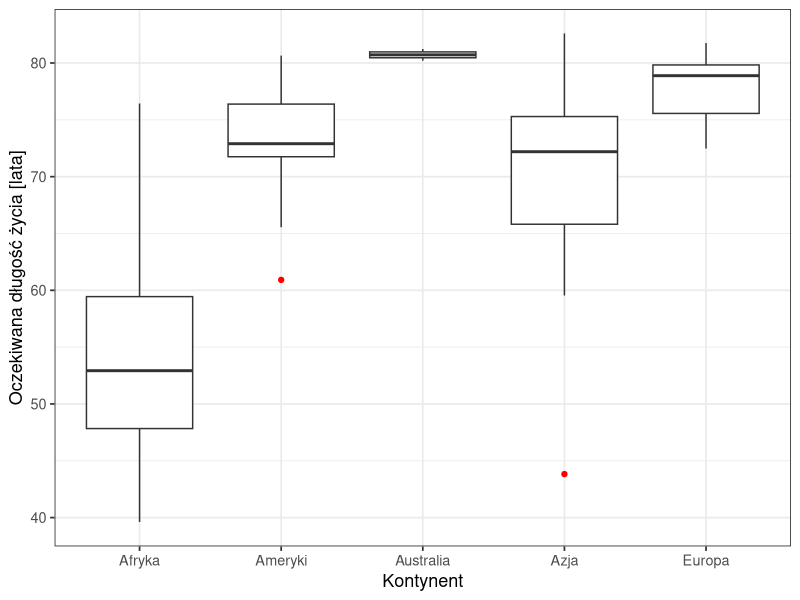
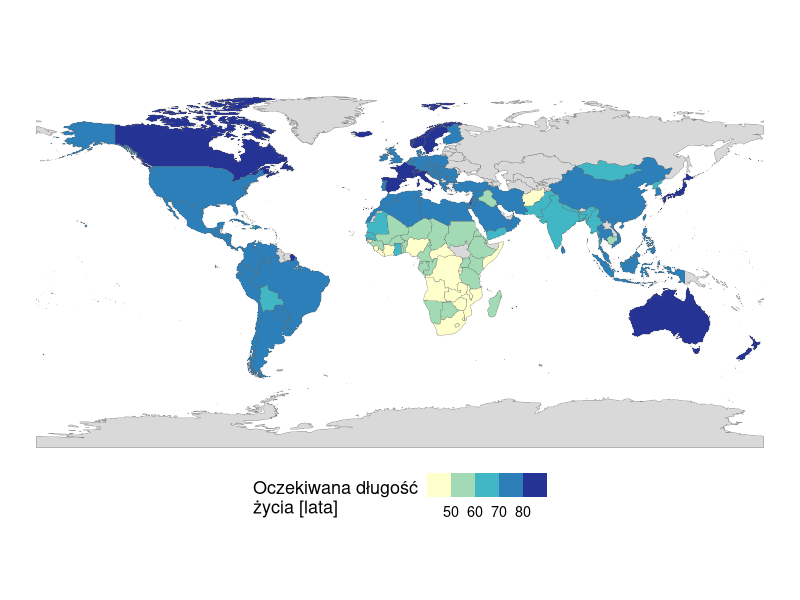

R code for these plots, in order:
## ---- chunk 1
#| message: false
# wczytanie pakietu tidyverse: zestawu pakietów do przetwarzania danych (dplyr)
# i tworzenia wykresów (ggplot2)
library(tidyverse)

# wczytanie pliku CSV i zapisanie tabeli jako obiektu o nazwie dane
dane <- read.csv("dane/gapminder_regions.csv", encoding = "UTF-8")

# zamiana wszystkich kolumn tekstowych na zmienne typu factor (zmienne jakościowe)
dane <- dane |>
  mutate(across(where(is.character), as.factor))
## ---- chunk 2
# wybrany rok; lata z danych: od 1952 do 2007, co 5 lat
wybrany_rok <- 2007

# wybór obserwacji z wybranego roku i zapisanie ich jako nowego obiektu dane2007
dane2007 <- dane |>
  filter(year == wybrany_rok)
## ---- chunk 3
# liczba krajów na każdym kontynencie w 2007 roku
summary(dane2007$kontynent)
## ---- chunk 4
# podstawowe statystyki oczekiwanej długości życia w 2007 roku
summary(dane2007$lifeExp)
## ---- chunk 5
#| R.options:
#|   width: 120
# statystyki opisowe oczekiwanej długości życia, osobno dla każdego kontynentu
dane2007 |>
  group_by(kontynent) |>                            # podział tabeli na kontynenty
  summarise(
    n = n(),                                        # liczba krajów
    srednia = round(mean(lifeExp), 1),              # średnia arytmetyczna
    mediana = round(median(lifeExp), 1),            # mediana
    minimum = round(min(lifeExp), 1),               # wartość najmniejsza
    maksimum = round(max(lifeExp), 1),              # wartość największa
    odch_std = round(sd(lifeExp), 1),               # odchylenie standardowe
    wsp_zmiennosci = round(sd(lifeExp) / mean(lifeExp) * 100, 1)   # współczynnik zmienności [%]
  )
## ---- chunk 6
#| label: fig-2007-boxplot
#| fig-cap: "Oczekiwana długość życia w podziale na kontynenty, 2007"
# wykres pudełkowy oczekiwanej długości życia w podziale na kontynenty
ggplot(dane2007, aes(x = kontynent, y = lifeExp)) +    # dane i mapowanie
  geom_boxplot(outlier.colour = "red") +           # wartości odstające w kolorze czerwonym
  labs(x = "Kontynent", y = "Oczekiwana długość życia [lata]") +
  theme_bw(base_size = 13)
## ---- chunk 7
# wartości odstające oczekiwanej długości życia, osobno dla każdego kontynentu
dane2007 |>
  group_by(kontynent) |>                            # podział tabeli na kontynenty
  mutate(
    q1 = quantile(lifeExp, 0.25),                   # pierwszy kwartyl kontynentu
    q3 = quantile(lifeExp, 0.75),                   # trzeci kwartyl kontynentu
    iqr = IQR(lifeExp)                              # rozstęp kwartylowy kontynentu
  ) |>
  ungroup() |>                                      # koniec obliczeń w grupach
  filter(lifeExp < q1 - 1.5 * iqr |                 # poniżej zasięgu dolnego wąsa
         lifeExp > q3 + 1.5 * iqr) |>               # albo powyżej zasięgu górnego wąsa
  select(kontynent, kraj, year, lifeExp) |>         # wybór czterech kolumn
  arrange(kontynent, lifeExp)                       # sortowanie: kontynent, potem wartość
## ---- chunk 8
#| message: false
# pakiety do pracy z danymi przestrzennymi i granice państw świata
library(sf)
library(rnaturalearth)

# granice państw jako obiekt przestrzenny sf
swiat <- ne_countries(scale = "medium", returnclass = "sf")

# połączenie granic z danymi: wszystkie państwa z mapy, dane tam, gdzie zgadza się kod
mapa <- swiat |>
  left_join(dane2007, by = c("iso_a3_eh" = "Kod"))
## ---- chunk 9
#| label: fig-2007-mapa
#| fig-cap: "Oczekiwana długość życia w 2007 roku"
#| fig-width: 9
#| fig-height: 5.5
# mapa: kolor państwa odpowiada klasie oczekiwanej długości życia
ggplot(mapa) +
  geom_sf(aes(fill = lifeExp), colour = "grey40", linewidth = 0.1) +  # państwa i granice
  scale_fill_fermenter(breaks = c(50, 60, 70, 80),     # granice klas co 10 lat
                       palette = "YlGnBu",               # paleta sekwencyjna Brewer
                       direction = 1,                    # ciemniejszy kolor = wyższa wartość
                       na.value = "grey85") +            # kolor państw bez danych
  labs(fill = "Oczekiwana długość\nżycia [lata]") +      # tytuł legendy
  theme_void(base_size = 13) +                           # motyw bez osi i siatki
  theme(legend.position = "bottom")                      # legenda pod mapą
